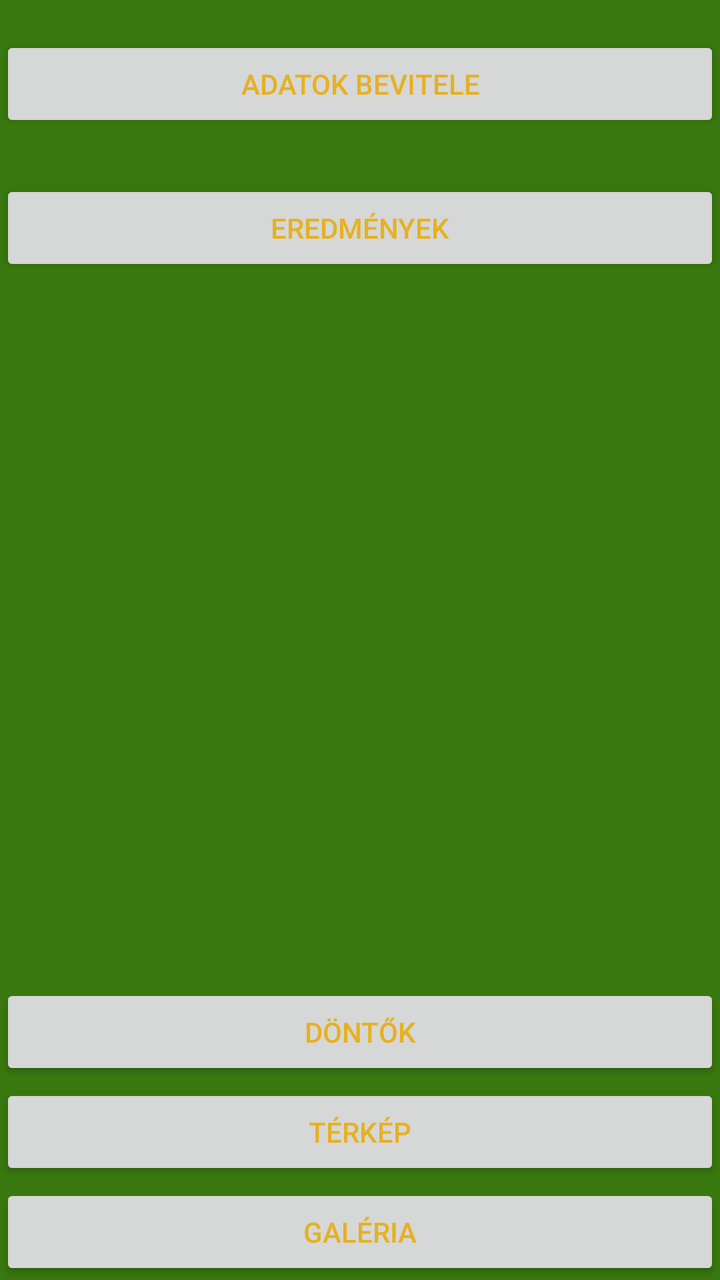
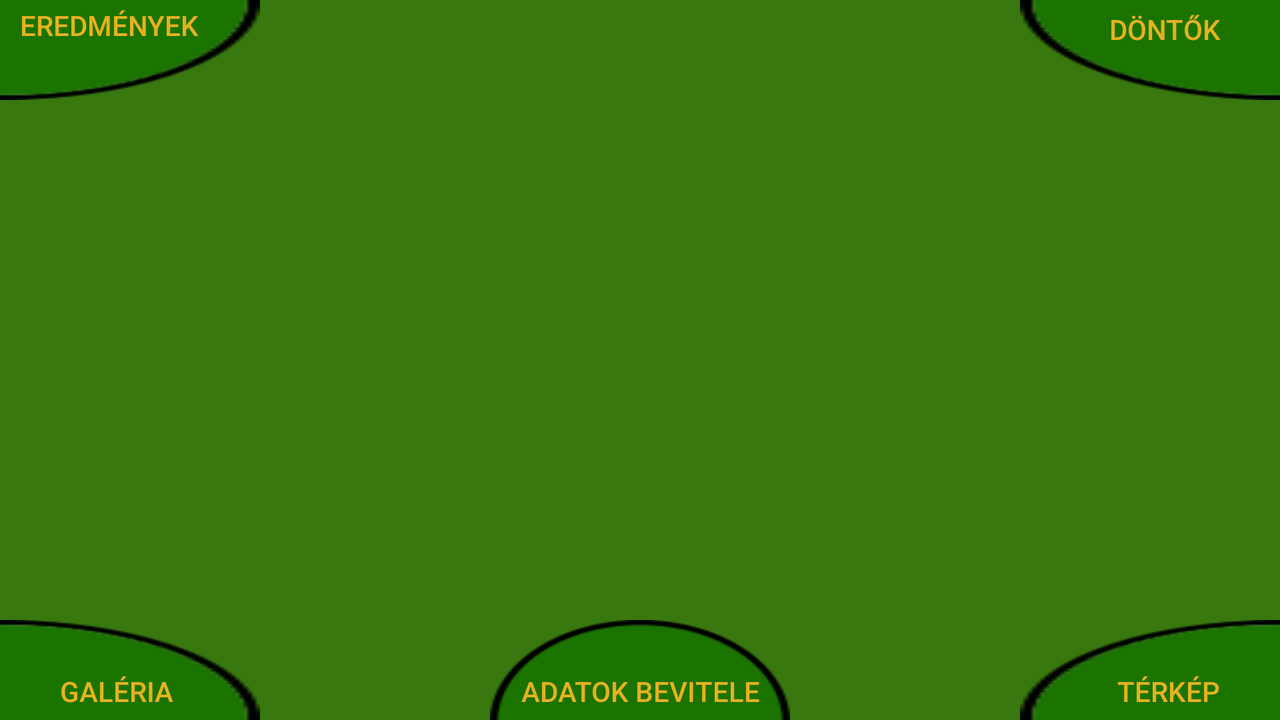

Compare how this app lays out the same screen by default and in its alternative resource folder. The renders come first, then the two layout files and the values they reference.
<!-- AndroidManifest.xml: application theme AppTheme -->
<!-- res/layout/activity_main.xml -->
<?xml version="1.0" encoding="utf-8"?>
<RelativeLayout xmlns:android="http://schemas.android.com/apk/res/android"
    android:id="@+id/mainView"
    style="@android:style/Theme.Black.NoTitleBar.Fullscreen"
    android:layout_width="match_parent"
    android:layout_height="match_parent"
    android:background="@color/green"
    android:orientation="vertical" >

    <ImageView
        android:id="@+id/bgportraitView"
        android:layout_width="match_parent"
        android:layout_height="match_parent"
        android:layout_alignParentLeft="true"
        android:layout_alignParentTop="true"
        android:scaleType="centerCrop"
        android:src="@drawable/portrait" />

    <Button
        android:id="@+id/btnOut"
        android:layout_width="match_parent"
        android:layout_height="wrap_content"
        android:layout_alignLeft="@+id/btnIn"
        android:layout_below="@+id/btnIn"
        android:layout_marginTop="24dp"
        android:text="@string/main_output" />

    <Button
        android:id="@+id/btnIn"
        android:layout_width="match_parent"
        android:layout_height="wrap_content"
        android:layout_alignParentTop="true"
        android:layout_centerHorizontal="true"
        android:layout_marginTop="18dp"
        android:text="@string/main_input" />

    <Button
        android:id="@+id/btnGallery"
        android:layout_width="match_parent"
        android:layout_height="wrap_content"
        android:layout_alignParentBottom="true"
        android:layout_alignParentLeft="true"
        android:text="@string/main_gallery" />
 
    <Button
        android:id="@+id/btnFinals"
        android:layout_width="match_parent"
        android:layout_height="wrap_content"
        android:layout_above="@+id/btnMap"
        android:layout_alignParentLeft="true"
        android:layout_marginBottom="2dp"
        android:text="@string/main_finals" />
    
    <Button
        android:id="@+id/btnMap"
        android:layout_width="match_parent"
        android:layout_height="wrap_content"
        android:layout_above="@+id/btnGallery"
        android:layout_alignParentLeft="true"
        android:layout_marginBottom="2dp"
        android:text="@string/main_map" />

</RelativeLayout>
<!-- resources referenced by this layout -->
<resources>
  <color name="green">#39780f</color>
  <string name="main_finals">Döntők</string>
  <string name="main_gallery">Galéria</string>
  <string name="main_input">Adatok bevitele</string>
  <string name="main_map">Térkép</string>
  <string name="main_output">Eredmények</string>
  <!-- from res/values-v11/ -->
  <style name="AppTheme" parent="@style/Theme.AppCompat.Light">
          <item name="android:actionBarStyle">@style/MyActionBar</item>
          <item name="android:actionBarTabStyle">@style/MyActionBarTab</item>
          <item name="android:actionBarTabTextStyle">@style/MyABTabText</item>
          <item name="android:popupMenuStyle">@style/MyPopUp</item>
          <item name="android:dropDownListViewStyle">@style/MyDropDownList</item>
          <item name="android:actionMenuTextColor">@color/gold</item>
          <item name="android:textColor">@color/gold</item>
      </style>
  <!-- from res/values-v11/ -->
  <style name="MyActionBar" parent="@style/Widget.AppCompat.Light.ActionBar">
          <item name="android:background">@color/green</item>
          <item name="android:titleTextStyle">@style/MyABTitleText</item>
      </style>
  <!-- from res/values-v11/ -->
  <style name="MyActionBarTab" parent="@style/Widget.AppCompat.Light.ActionBar.TabView">
          <item name="android:background">@drawable/actionbar_tab_selector</item>
      </style>
  <!-- from res/values-v11/ -->
  <style name="MyABTabText" parent="@style/Widget.AppCompat.Light.ActionBar.TabText">
          <item name="android:textColor">@color/gold</item>
      </style>
  <!-- from res/values-v11/ -->
  <style name="MyPopUp" parent="@style/Widget.AppCompat.Light.ListPopupWindow">
          <item name="android:popupBackground">@color/green</item>
      </style>
  <!-- from res/values-v11/ -->
  <style name="MyDropDownList" parent="@style/Widget.AppCompat.Light.ListView.DropDown">
          <item name="android:listSelector">@drawable/dropdown_selector</item>
          <item name="android:background">@color/green</item>
      </style>
  <color name="gold">#e6b121</color>
  <!-- from res/values-v11/ -->
  <style name="MyABTitleText" parent="@style/TextAppearance.AppCompat.Widget.ActionBar.Title">
          <item name="android:textColor">@color/gold</item>
      </style>
  <!-- drawable actionbar_tab_selector (drawable) -->
  <?xml version="1.0" encoding="utf-8"?>
  <selector xmlns:android="http://schemas.android.com/apk/res/android">
  
      <item android:drawable="@drawable/tab_unselected" android:state_focused="false" android:state_pressed="false" android:state_selected="false"/>
      <item android:drawable="@drawable/tab_selected" android:state_focused="false" android:state_pressed="false" android:state_selected="true"/>
      <item android:drawable="@drawable/tab_selected_pressed" android:state_pressed="true" android:state_selected="false"/>
      <item android:drawable="@drawable/tab_selected_pressed" android:state_pressed="true" android:state_selected="true"/>
  
  </selector>
  <!-- drawable dropdown_selector (drawable) -->
  <?xml version="1.0" encoding="utf-8"?>
  <selector xmlns:android="http://schemas.android.com/apk/res/android">
  
      <item android:drawable="@drawable/tab_selected_pressed" android:state_pressed="true"/>
  
  </selector>
  <!-- drawable tab_unselected: png bitmap (drawable-nodpi, 2807 bytes) -->
  <!-- drawable tab_selected: png bitmap (drawable-nodpi, 2812 bytes) -->
  <!-- drawable tab_selected_pressed: png bitmap (drawable-nodpi, 2824 bytes) -->
</resources>
<!-- res/layout-land/activity_main.xml (the repository's variant of the layout above) -->
<!-- drawn on the phone turned sideways -->
<?xml version="1.0" encoding="utf-8"?>
<RelativeLayout xmlns:android="http://schemas.android.com/apk/res/android"
    android:id="@+id/mainView"
    style="@android:style/Theme.Black.NoTitleBar.Fullscreen"
    android:layout_width="match_parent"
    android:layout_height="match_parent"
    android:background="@color/green"
    android:orientation="vertical" >

    <ImageView
        android:id="@+id/bgportraitView"
        android:layout_width="match_parent"
        android:layout_height="match_parent"
        android:layout_alignParentLeft="true"
        android:layout_alignParentTop="true"
        android:scaleType="centerCrop"
        android:src="@drawable/land" />

    <Button
        android:id="@+id/btnGallery"
        android:layout_width="130dp"
        android:layout_height="50dp"
        android:layout_alignParentBottom="true"
        android:layout_alignParentLeft="true"
        android:background="@drawable/button_b_l_selector"
        android:gravity="left|bottom"
        android:paddingBottom="5dp"
        android:paddingLeft="30dp"
        android:text="@string/main_gallery"
        android:textColor="@color/gold" />

    <Button
        android:id="@+id/btnOut"
        android:layout_width="130dp"
        android:layout_height="50dp"
        android:layout_alignParentLeft="true"
        android:layout_alignParentTop="true"
        android:background="@drawable/button_t_l_selector"
        android:gravity="left|top"
        android:paddingLeft="10dp"
        android:paddingTop="3dp"
        android:text="@string/main_output"
        android:textColor="@color/gold" />

    <Button
        android:id="@+id/btnFinals"
        android:layout_width="130dp"
        android:layout_height="50dp"
        android:layout_alignParentRight="true"
        android:layout_alignParentTop="true"
        android:background="@drawable/button_t_r_selector"
        android:gravity="right|top"
        android:paddingRight="30dp"
        android:paddingTop="5dp"
        android:text="@string/main_finals"
        android:textColor="@color/gold" />

    <Button
        android:id="@+id/btnMap"
        android:layout_width="130dp"
        android:layout_height="50dp"
        android:layout_alignParentBottom="true"
        android:layout_alignParentRight="true"
        android:background="@drawable/button_b_r_selector"
        android:gravity="right|bottom"
        android:paddingBottom="5dp"
        android:paddingRight="30dp"
        android:text="@string/main_map"
        android:textColor="@color/gold" />

    <Button
        android:id="@+id/btnIn"
        android:layout_width="150dp"
        android:layout_height="50dp"
        android:layout_alignParentBottom="true"
        android:layout_centerHorizontal="true"
        android:background="@drawable/button_half_selector"
        android:gravity="bottom|center_horizontal"
        android:paddingBottom="5dp"
        android:text="@string/main_input"
        android:textColor="@color/gold" />

</RelativeLayout>
<!-- resources referenced by the variant -->
<!-- as the phone turned sideways resolves them -->
<resources>
  <color name="gold">#e6b121</color>
  <color name="green">#39780f</color>
  <!-- drawable button_b_l_selector (drawable) -->
  <?xml version="1.0" encoding="utf-8"?>
  <selector xmlns:android="http://schemas.android.com/apk/res/android">
  
      <item android:drawable="@drawable/gomb_b_l_nyomva" android:state_pressed="true"/>
      <item android:drawable="@drawable/gomb_b_l" android:state_pressed="false"/>
  
  </selector>
  <!-- drawable button_b_r_selector (drawable) -->
  <?xml version="1.0" encoding="utf-8"?>
  <selector xmlns:android="http://schemas.android.com/apk/res/android">
  
      <item android:drawable="@drawable/gomb_j_l_nyomva" android:state_pressed="true"/>
      <item android:drawable="@drawable/gomb_j_l" android:state_pressed="false"/>
  
  </selector>
  <!-- drawable button_half_selector (drawable) -->
  <?xml version="1.0" encoding="utf-8"?>
  <selector xmlns:android="http://schemas.android.com/apk/res/android">
  
      <item android:drawable="@drawable/gomb_kozep_nyomva" android:state_pressed="true"/>
      <item android:drawable="@drawable/gomb_kozep" android:state_pressed="false"/>
  
  </selector>
  <!-- drawable button_t_l_selector (drawable) -->
  <?xml version="1.0" encoding="utf-8"?>
  <selector xmlns:android="http://schemas.android.com/apk/res/android">
  
      <item android:drawable="@drawable/gomb_b_f_nyomva" android:state_pressed="true"/>
      <item android:drawable="@drawable/gomb_b_f" android:state_pressed="false"/>
  
  </selector>
  <!-- drawable button_t_r_selector (drawable) -->
  <?xml version="1.0" encoding="utf-8"?>
  <selector xmlns:android="http://schemas.android.com/apk/res/android">
  
      <item android:drawable="@drawable/gomb_j_f_nyomva" android:state_pressed="true"/>
      <item android:drawable="@drawable/gomb_j_f" android:state_pressed="false"/>
  
  </selector>
  <string name="main_finals">Döntők</string>
  <string name="main_gallery">Galéria</string>
  <string name="main_input">Adatok bevitele</string>
  <string name="main_map">Térkép</string>
  <string name="main_output">Eredmények</string>
  <!-- from res/values-v11/ -->
  <style name="MyActionBar" parent="@style/Widget.AppCompat.Light.ActionBar">
          <item name="android:background">@color/green</item>
          <item name="android:titleTextStyle">@style/MyABTitleText</item>
      </style>
  <!-- from res/values-v11/ -->
  <style name="MyActionBarTab" parent="@style/Widget.AppCompat.Light.ActionBar.TabView">
          <item name="android:background">@drawable/actionbar_tab_selector</item>
      </style>
  <!-- from res/values-v11/ -->
  <style name="MyABTabText" parent="@style/Widget.AppCompat.Light.ActionBar.TabText">
          <item name="android:textColor">@color/gold</item>
      </style>
  <!-- from res/values-v11/ -->
  <style name="MyPopUp" parent="@style/Widget.AppCompat.Light.ListPopupWindow">
          <item name="android:popupBackground">@color/green</item>
      </style>
  <!-- from res/values-v11/ -->
  <style name="MyDropDownList" parent="@style/Widget.AppCompat.Light.ListView.DropDown">
          <item name="android:listSelector">@drawable/dropdown_selector</item>
          <item name="android:background">@color/green</item>
      </style>
  <!-- from res/values-v11/ -->
  <style name="MyABTitleText" parent="@style/TextAppearance.AppCompat.Widget.ActionBar.Title">
          <item name="android:textColor">@color/gold</item>
      </style>
  <!-- drawable dropdown_selector (drawable) -->
  <?xml version="1.0" encoding="utf-8"?>
  <selector xmlns:android="http://schemas.android.com/apk/res/android">
  
      <item android:drawable="@drawable/tab_selected_pressed" android:state_pressed="true"/>
  
  </selector>
</resources>
